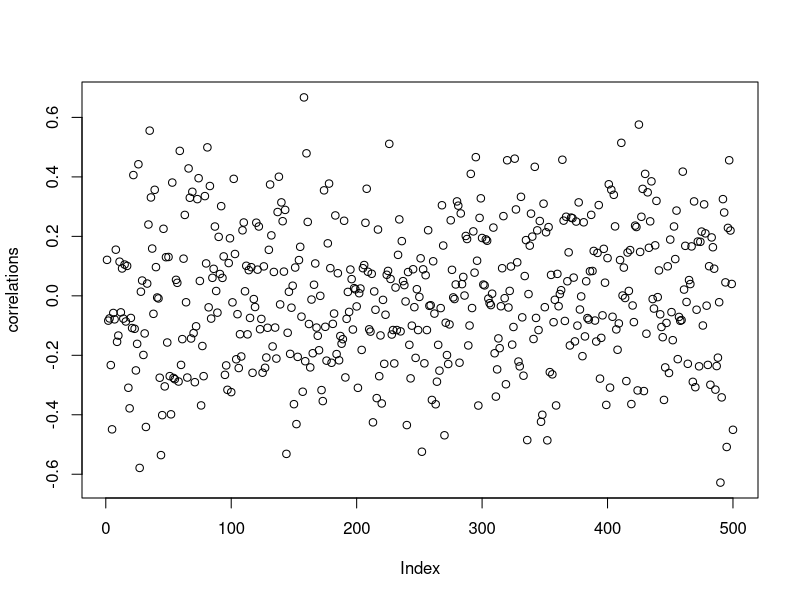
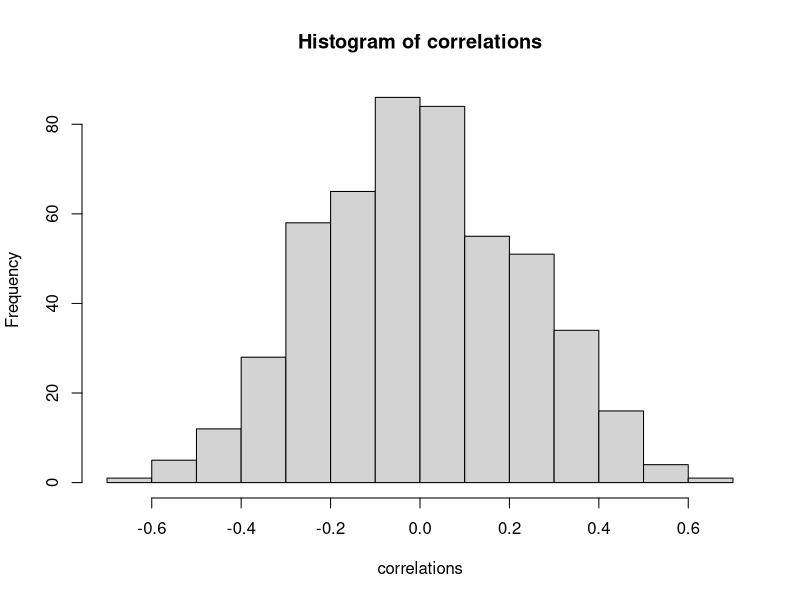
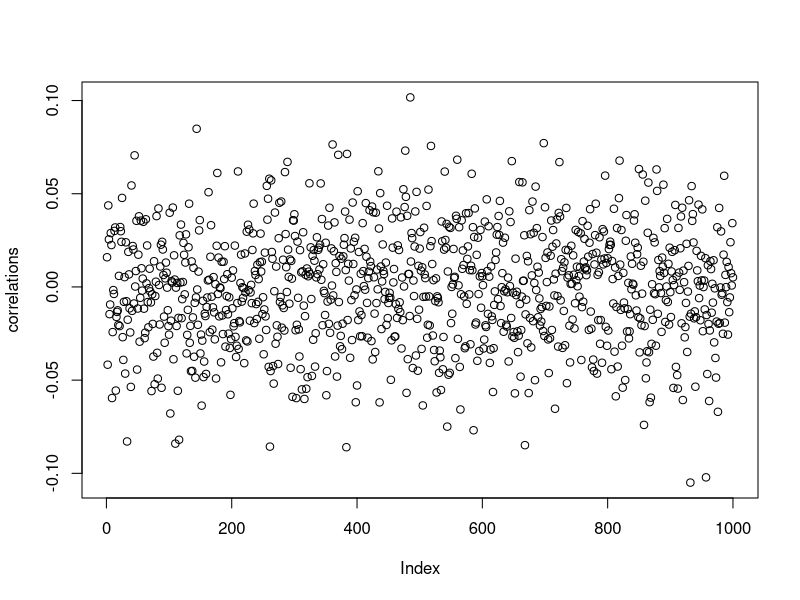
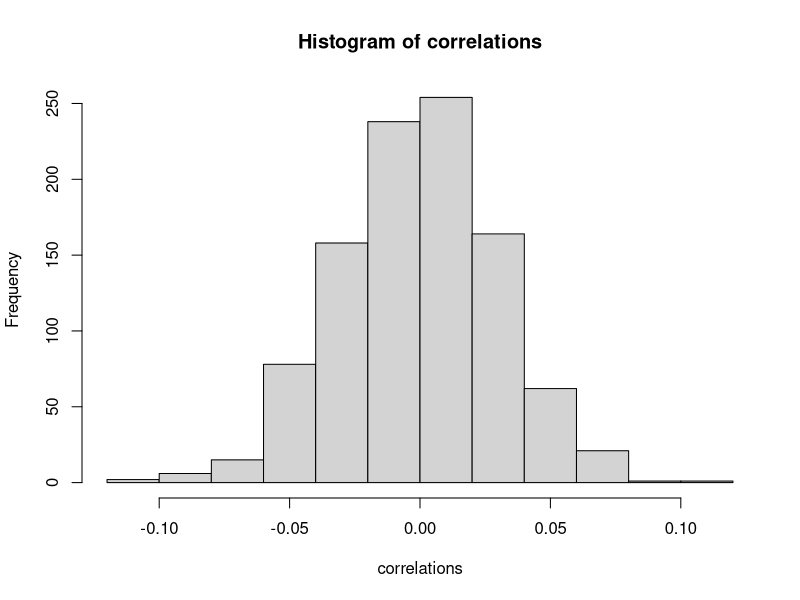
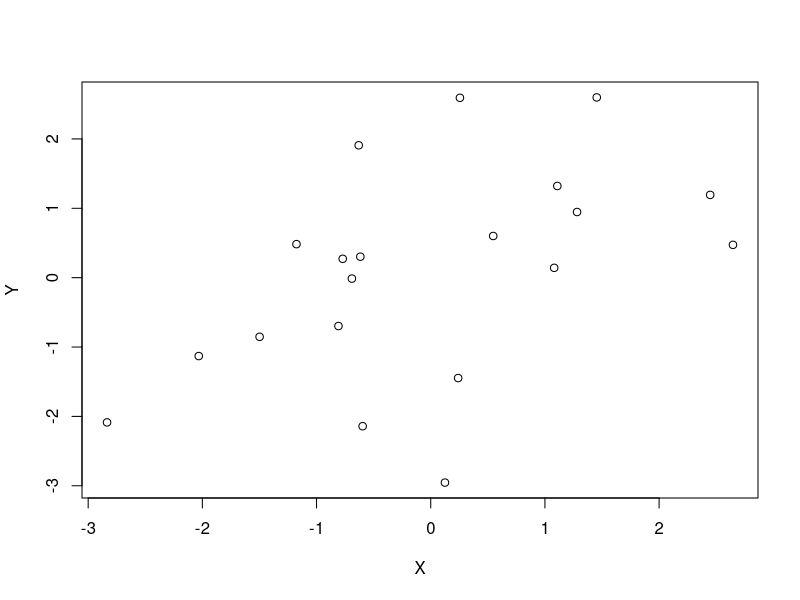

Reproduce these figures in R, in order.
## ---- chunk 1
library(dplyr)
library(tidyr)
library(ggplot2)
require(ggplot2)
set.seed(5315)
## ---- chunk 2
a <- rnorm(20)
b <- rnorm(20)
## ---- chunk 3
cor(a, b)
## ---- chunk 4
correlations <- replicate(500,{ 
  a <- rnorm(20)
  b <- rnorm(20)
  cor(a,b)})
## ---- chunk 5
plot(correlations)
hist(correlations)
sd(correlations)
## ---- chunk 6
correlations <- replicate(1000,{ 
  a <- rnorm(1000)
  b <- rnorm(1000)
  cor(a,b)})

sd(correlations)
plot(correlations)
hist(correlations)

## ---- chunk 7
Z <- rnorm(20)
X <- Z + rnorm(20)
Y <- Z + rnorm(20)

cor (X,Y)

plot (X, Y)
